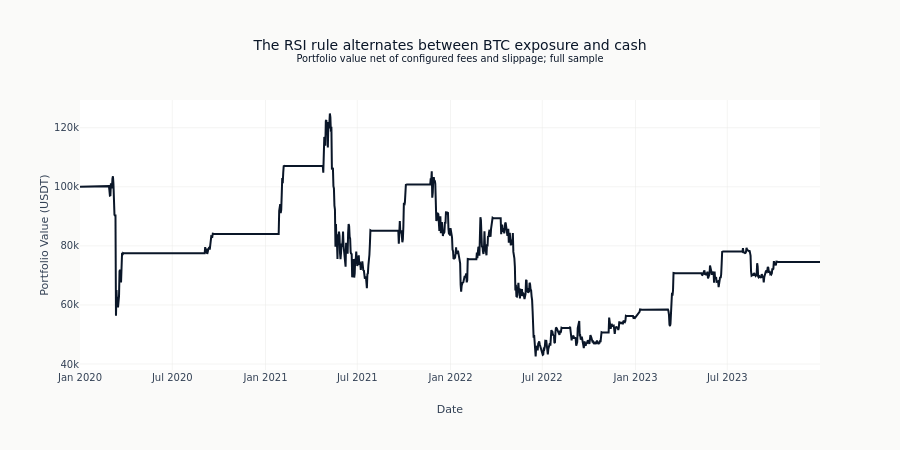

Here is the notebook cell this chart was saved with:
### Markdown cell above
## 7. Performance Visualization

Portfolio value shows when the strategy is exposed or in cash. Drawdown measures the percentage
loss from the running equity peak, with zero fixed at the top of the underwater chart.

### Code cell
ec = results.equity
fig = go.Figure(
    go.Scatter(
        x=ec.timestamps,
        y=ec.values,
        name="Portfolio Value",
        line=dict(color=COLORS["blue"], width=2),
    )
)
fig.update_layout(
    title=(
        "The RSI rule alternates between BTC exposure and cash"
        "<br><sup>Portfolio value net of configured fees and slippage; full sample</sup>"
    ),
    xaxis_title="Date",
    yaxis_title="Portfolio Value (USDT)",
    height=450,
    hovermode="x unified",
)
fig.show()

### Figure 1 — Plotly figure (JSON) as saved in the notebook; plotly's stock layout.template omitted (floating-point values rounded to 4 significant figures; data arrays with more than 128 entries replaced by an {"elided": "..."} marker saying what was removed)
{"data": [{"line": {"color": "#0a1628", "width": 2}, "name": "Portfolio Value", "type": "scatter", "x": {"elided": "1461 str values"}, "y": {"elided": "1461 float values"}}], "layout": {"height": 450, "hovermode": "x unified", "title": {"text": "The RSI rule alternates between BTC exposure and cash<br><sup>Portfolio value net of configured fees and slippage; full sample</sup>"}, "xaxis": {"title": {"text": "Date"}}, "yaxis": {"title": {"text": "Portfolio Value (USDT)"}}}}
